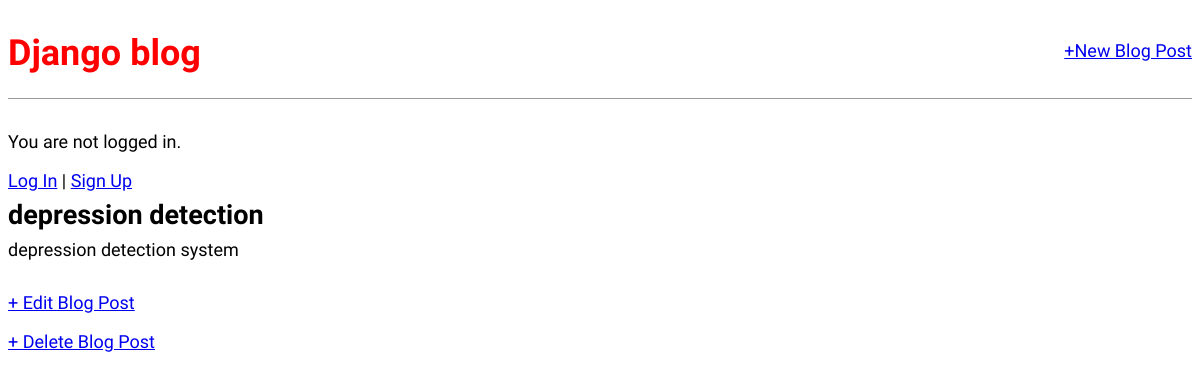
Before: /post/2/ with the older database file.
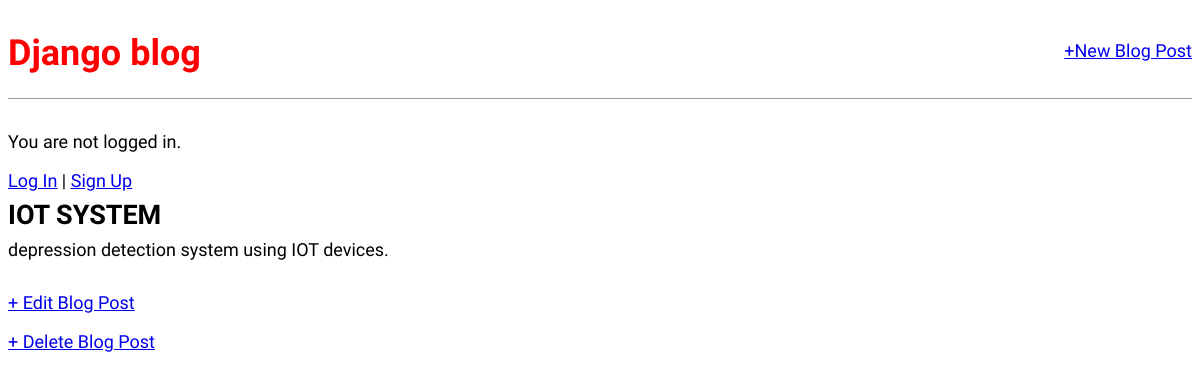
After: the same page with the newer database file.
### blog/models.py (models this page shows, shortened)
class Post(models.Model):
    title = models.CharField(max_length=200)
    author = models.ForeignKey(
        "auth.User",
        on_delete=models.CASCADE,
    )
    body = models.TextField()

### blog/views.py (the view)
# urls.py: path("post/<int:pk>/",BlogDetailView.as_view(),name="post_detail"),
class BlogDetailView(DetailView):
    model = Post
    template_name = "post_detail.html"

### templates/post_detail.html
{% extends "base.html" %}
{% block content %}
<div class="post-entry">
    <h2>{{ post.title }}</h2>
    <p>{{ post.body }}</p>
</div>
<p><a href="{% url 'post_edit' post.pk %}">+ Edit Blog Post</a></p>
<p><a href="{% url 'post_delete' post.pk %}">+ Delete Blog Post</a></p>
{% endblock content %}

Changed rows visible on the page:
changed Post: title "depression detection" → "IOT SYSTEM"; body "depression detection system" → "depression detection system using IOT devices."
